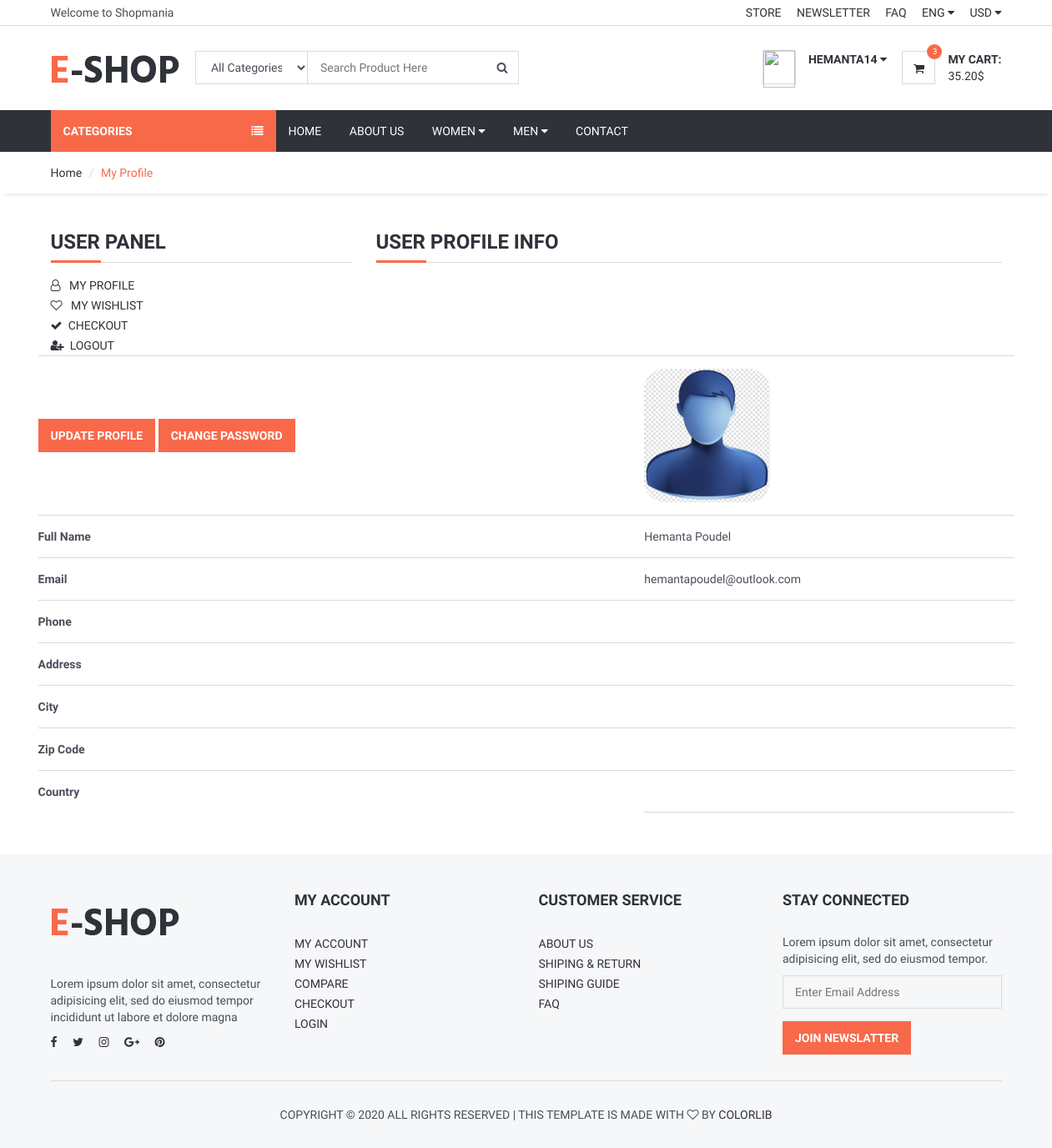
/user/ (signed in), run on an earlier commit of the app's database.
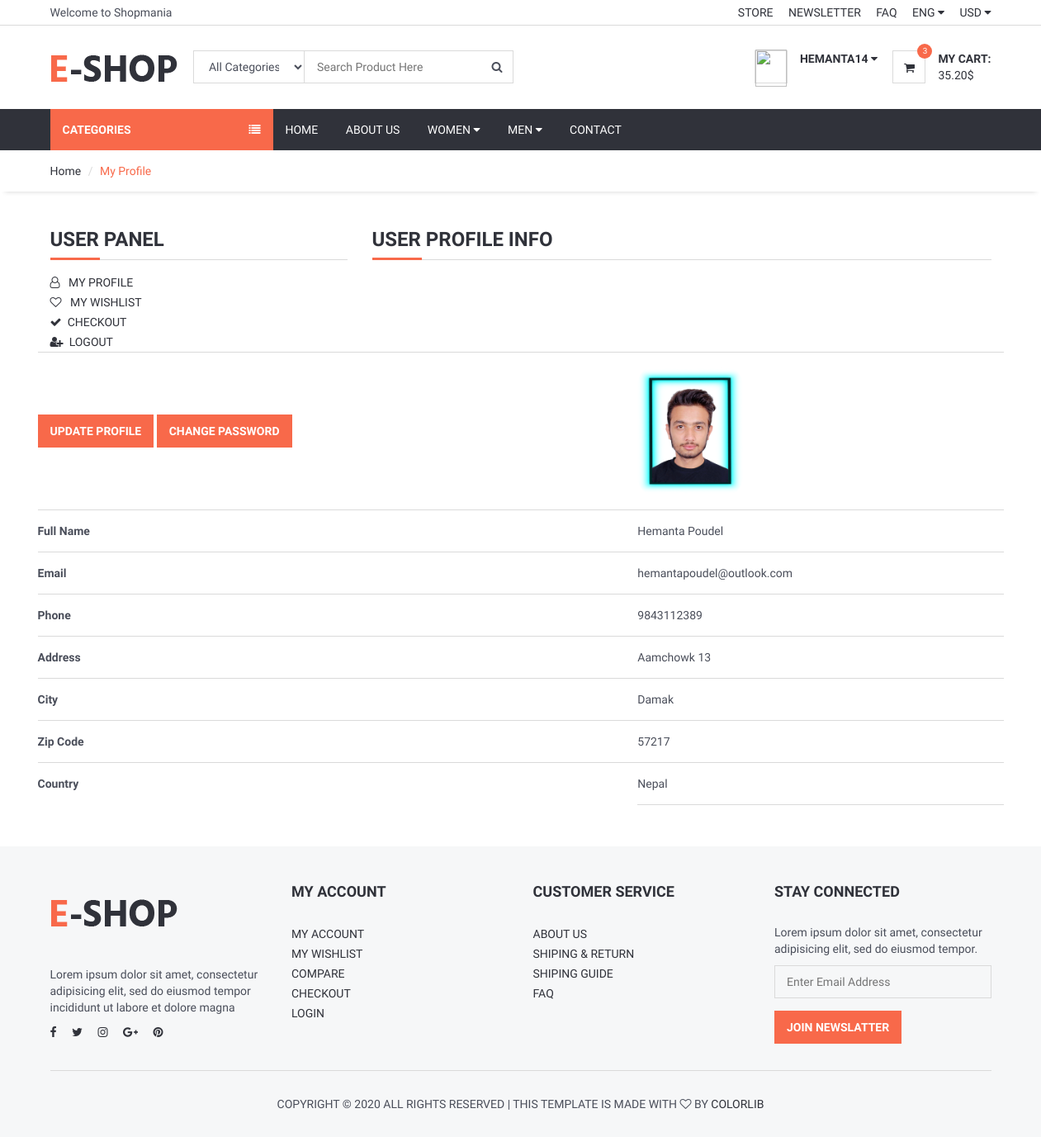
And on a later commit of the database.
### djuser/models.py (models this page shows, shortened)
class UserProfileInfo(models.Model):
    user = models.OneToOneField(User,on_delete=models.CASCADE)
    phone_no = models.CharField(blank=True,max_length=50)
    address = models.CharField(max_length=200, blank=True)
    city = models.CharField(max_length=100,blank=True)
    zip_code = models.CharField(max_length=50,blank=True)
    country = models.CharField(max_length=100,blank=True)
    image = models.ImageField(upload_to='images/users/',blank=True)
    def image_tag(self):
        if self.image.url is not None:
            return mark_safe(f'<img src="{self.image.url}" height="60"/>')
        else:
            return ""
    image_tag.short_description = 'Profile Image'

### djuser/views.py (the view)
# urls.py: path('',index, name='index'),
@login_required(login_url='/user/login') # checks for login
def index(request):
    category = Category.objects.all()
    current_user = request.user # access user session information
    profile = UserProfileInfo.objects.get(user_id=current_user.id)
    context_var = {'category':category, 'profile':profile}
    return render(request,'user_account_info.html',context_var)

### djuser/templates/user_account_info.html (shortened to what this page needs)
{% extends 'base.html' %}
{% load static %}
{% block content %}
 <div id="breadcrumb">
    <div class="container">
        <ul class="breadcrumb">
            <li><a href="/">Home</a></li>
            <li class="active">My Profile</li>
        </ul>
    </div>
</div>
<div class="section">
    <div class="container">
        <div class="row">
            <div class="col-md-4">
                {% include "user_panel.html" %}
            </div>
            <div class="col-md-8">
                    <div class="section-title">
                        <h3 class="title">User Profile Info</h3>
                    </div>
                </div>
                 <table class="shopping-cart-table table">
                    <tr>
                        <th class="text-left">
                            <a href="/user/update_profile" class="primary-btn">Update Profile</a>
                            <a href="/user/change_password" class="primary-btn">Change Password</a>
                        </th>
                        <td><img src="{{ profile.image.url }}" style="border-radius: 25px; height: 160px "></td>
                    </tr>
                    <tr>
                        <th class="text-left">Full Name</th>
                        <td class="text-left">{{ user.first_name}} {{ user.last_name}} </td>
                    </tr>
                    <tr>
                        <th class="text-left">Email</th>
                        <td class="text-left">{{ user.email}}</td>
                    </tr>
                    <tr>
                        <th class="text-left">Phone</th>
                        <td class="text-left">{{ profile.phone_no}}</td>
                    </tr>
                    <tr>
                        <th class="text-left">Address</th>
                        <td class="text-left">{{ profile.address}}</td>
                    </tr>
                    <tr>
                        <th class="text-left">City</th>
                        <td class="text-left">{{ profile.city}}</td>
                    </tr>
                    <tr>
                        <th class="text-left">Zip Code</th>
                        <td class="text-left">{{ profile.zip_code}}</td>
                    </tr>
                    <tr>
                        <th class="text-left">Country</th>
                        <td class="text-left">{{ profile.country}}</td>
                    </tr>
                </table>
            </div>
        </div>
    </div>
{% endblock %}

### djapp/templates/base.html (shortened to what this page needs)
<!DOCTYPE html>
{% load static %}
<html lang="en">
<head>
    <link type="text/css" rel="stylesheet" href="{% static 'css/bootstrap.min.css' %}" />
    <link type="text/css" rel="stylesheet" href="{% static 'css/slick.css' %}" />
    <link type="text/css" rel="stylesheet" href="{% static 'css/slick-theme.css' %}" />
    <link type="text/css" rel="stylesheet" href="{% static 'css/nouislider.min.css' %}" />
    <link rel="stylesheet" href="{% static 'css/font-awesome.min.css' %}">
    <link type="text/css" rel="stylesheet" href="{% static 'css/style.css' %}" />
    <link rel="stylesheet" href="https://ajax.googleapis.com/ajax/libs/jqueryui/1.11.4/themes/smoothness/jquery-ui.css">
</head>
<body>
    <header>
        <div id="top-header">
            <div class="container">
                <div class="pull-left">
                    <span>Welcome to Shopmania</span>
                </div>
                <div class="pull-right">
                    <ul class="header-top-links">
                        <li><a href="#">Store</a></li>
                        <li><a href="#">Newsletter</a></li>
                        <li><a href="#">FAQ</a></li>
                        <li class="dropdown default-dropdown">
                            <a class="dropdown-toggle" data-toggle="dropdown" aria-expanded="true">ENG <i
                                    class="fa fa-caret-down"></i></a>
                        </li>
                        <li class="dropdown default-dropdown">
                            <a class="dropdown-toggle" data-toggle="dropdown" aria-expanded="true">USD <i
                                    class="fa fa-caret-down"></i></a>
                        </li>
                    </ul>
                </div>
            </div>
        </div>
        <div id="header">
            <div class="container">
                <div class="pull-left">
                    <div class="header-logo">
                        <a class="logo" href="/">
                            <img src="{% static './img/logo.png' %}" alt="Error loading image">
                        </a>
                    </div>
                    <div class="header-search">
                        <form action="/search" method="GET">
                            <input id="query" name="query" class="input search-input" type="search"
                                placeholder="Search Product Here">
                            <select name="cat_id" class="input search-categories">
                                <option value="0">All Categories</option>
                                {% load mptt_tags %}
                            </select>
                            <button class="search-btn"><i class="fa fa-search"></i></button>
                        </form>
                    </div>
                </div>
                <div class="pull-right">
                    <ul class="header-btns">
                        <li class="header-account dropdown default-dropdown">
                            {% if user.id is not None %}
                            <div class="dropdown-toggle" role="button" data-toggle="dropdown" aria-expanded="true">
                                <div class="header-btns-icon">
                                    <img src="{{request.session.user_image}}" alt=""
                                        style="height: 45px; margin-top:-2px; width:38px">
                                </div>
                                <strong class="text-uppercase">{{user.username }} <i
                                        class="fa fa-caret-down"></i></strong>
                            </div>
                            {% else %}
                            <a href="/user/login" class="text-uppercase">Login</a> / <a href="/user/signup"
                                class="text-uppercase">Sign Up</a>
                            {% endif %}
                        </li>
                        <li class="header-cart dropdown default-dropdown">
                            <a href="/product/cart">
                                <div class="header-btns-icon">
                                    <i class="fa fa-shopping-cart"></i>
                                    <span class="qty">3</span>
                                </div>
                                <strong class="text-uppercase">My Cart:</strong>
                                <br>
                                <span>35.20$</span>
                            </a>
                        </li>
                    </ul>
                </div>
            </div>
        </div>
    </header>
    <div id="navigation">
        <div class="container">
            <div id="responsive-nav">
                {% if page %}
                <div class="category-nav">
                    {% else %}
                    <div class="category-nav show-on-click">
                        {% endif %}
                        <span class="category-header">Categories<i class="fa fa-list"></i></span>
                        {% load mptt_tags %}
                    </div>
                    <div class="menu-nav">
                        <ul class="menu-list">
                            <li><a href="/">Home</a></li>
                            <li><a href="/aboutus">About Us </a> </li>
                            <li class="dropdown mega-dropdown"><a class="dropdown-toggle" data-toggle="dropdown"
                                    aria-expanded="true">Women <i class="fa fa-caret-down"></i></a>
                            </li>
                            <li class="dropdown mega-dropdown full-width"><a class="dropdown-toggle"
                                    data-toggle="dropdown" aria-expanded="true">Men <i class="fa fa-caret-down"></i></a>
                            </li>
                            <li><a href="/contact">Contact</a></li>
                        </ul>
                    </div>
                </div>
            </div>
        </div>
        {% block content %}
        {% endblock %}
        <footer id="footer" class="section section-grey">
            <div class="container">
                <div class="row">
                    <div class="col-md-3 col-sm-6 col-xs-6">
                        <div class="footer">
                            <div class="footer-logo">
                                <a class="logo" href="#">
                                    <img src="{% static './img/logo.png' %}" alt="">
                                </a>
                            </div>
                            <p>Lorem ipsum dolor sit amet, consectetur adipisicing elit, sed do eiusmod tempor
                                incididunt ut
                                labore et dolore magna</p>
                            <ul class="footer-social">
                                <li><a href="#"><i class="fa fa-facebook"></i></a></li>
                                <li><a href="#"><i class="fa fa-twitter"></i></a></li>
                                <li><a href="#"><i class="fa fa-instagram"></i></a></li>
                                <li><a href="#"><i class="fa fa-google-plus"></i></a></li>
                                <li><a href="#"><i class="fa fa-pinterest"></i></a></li>
                            </ul>
                        </div>
                    </div>
                    <div class="col-md-3 col-sm-6 col-xs-6">
                        <div class="footer">
                            <h3 class="footer-header">My Account</h3>
                            <ul class="list-links">
                                <li><a href="#">My Account</a></li>
                                <li><a href="#">My Wishlist</a></li>
                                <li><a href="#">Compare</a></li>
                                <li><a href="#">Checkout</a></li>
                                <li><a href="#">Login</a></li>
                            </ul>
                        </div>
                    </div>
                    <div class="col-md-3 col-sm-6 col-xs-6">
                        <div class="footer">
                            <h3 class="footer-header">Customer Service</h3>
                            <ul class="list-links">
                                <li><a href="#">About Us</a></li>
                                <li><a href="#">Shiping & Return</a></li>
                                <li><a href="#">Shiping Guide</a></li>
                                <li><a href="#">FAQ</a></li>
                            </ul>
                        </div>
                    </div>
                    <div class="col-md-3 col-sm-6 col-xs-6">
                        <div class="footer">
                            <h3 class="footer-header">Stay Connected</h3>
                            <p>Lorem ipsum dolor sit amet, consectetur adipisicing elit, sed do eiusmod tempor.</p>
                            <form>
                                <div class="form-group">
                                    <input class="input" placeholder="Enter Email Address">
                                </div>
                                <button class="primary-btn">Join Newslatter</button>
                            </form>
                        </div>
                    </div>
                </div>
                <hr>
                <div class="row">
                    <div class="col-md-8 col-md-offset-2 text-center">
                        <div class="footer-copyright">
                            Copyright &copy;
                            <script>document.write( new Date().getFullYear() );</script> All rights reserved | This
                            template
                            is made with <i class="fa fa-heart-o" aria-hidden="true"></i> by <a
                                href="https://colorlib.com" target="_blank">Colorlib</a>
                        </div>
                    </div>
                </div>
            </div>
        </footer>
</body>
</html>

### djuser/templates/user_panel.html
<div class="section-title">
    <h3 class="title">User Panel</h3>
</div>
<div class="aside">
    <ul class="list-links">
        <li><a href="/user"><i class="fa fa-user-o"> </i> &ensp;My Profile</a></li>
        <li><a href="/user/wishlist" ><i class="fa fa-heart-o"> </i>&ensp; My Wishlist</a></li>
        <li><a href="/product/checkout"><i class="fa fa-check"> </i>&ensp;Checkout</a></li>
        <li><a href="/user/logout"><i class="fa fa-user-plus"></i>&ensp;Logout</a></li>
    </ul>
</div>

What changed in the data, as far as the page shows it:
changed UserProfileInfo: image: picture added in place of a placeholder; phone_no (not shown) → "9843112389"; address (not shown) → "Aamchowk 13"; city (not shown) → "Damak"; zip_code (not shown) → "57217"; country (not shown) → "Nepal"
